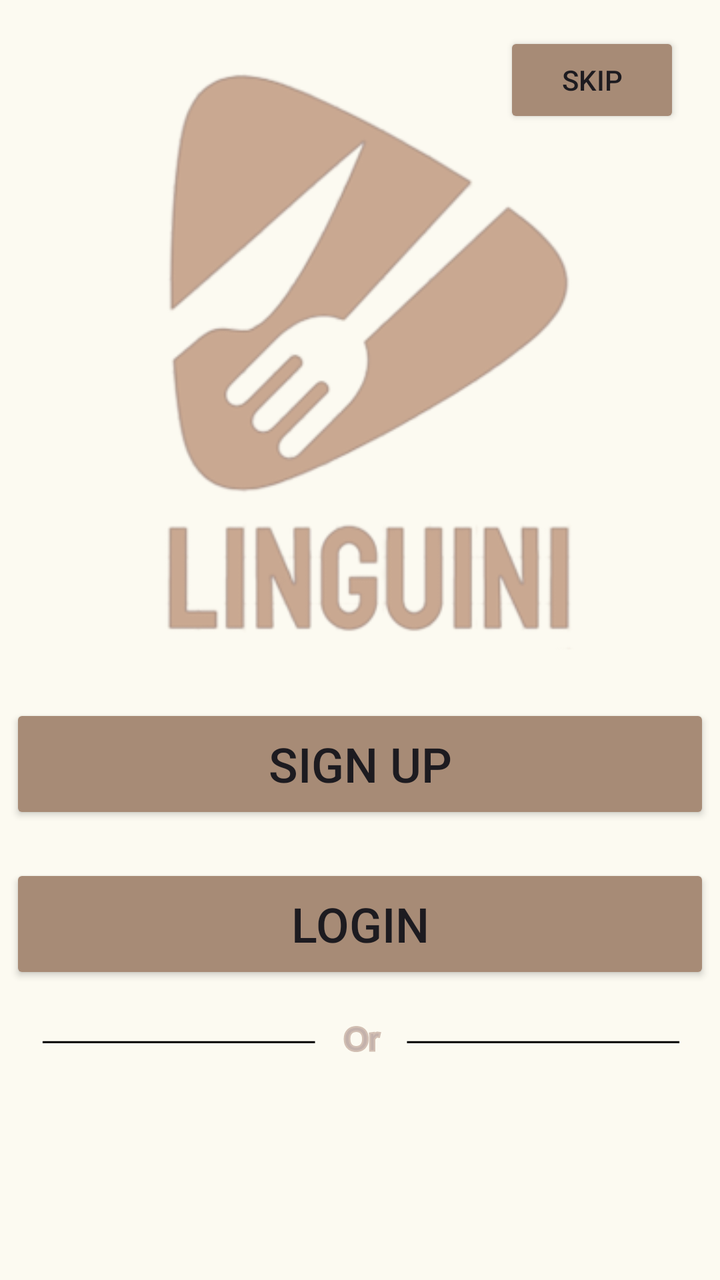
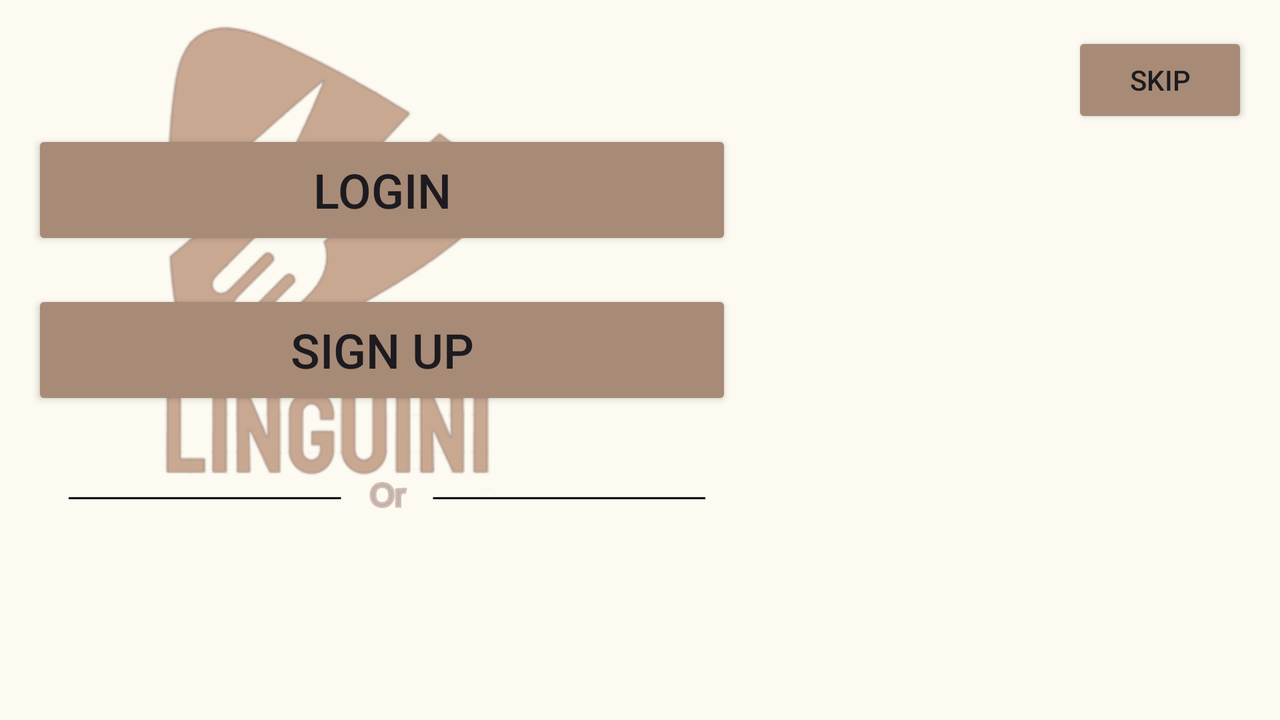

Compare how this app lays out the same screen by default and in its alternative resource folder. The renders come first, then the two layout files and the values they reference.
<!-- AndroidManifest.xml: application theme Theme.Linguini -->
<!-- res/layout/fragment_registeration_fregment.xml -->
<?xml version="1.0" encoding="utf-8"?>
<androidx.constraintlayout.widget.ConstraintLayout xmlns:android="http://schemas.android.com/apk/res/android"
    xmlns:app="http://schemas.android.com/apk/res-auto"
    xmlns:tools="http://schemas.android.com/tools"
    android:id="@+id/frameLayout2"
    android:layout_width="match_parent"
    android:layout_height="match_parent"
    android:background="@color/backGround"
    tools:context=".Registration.RegisterationFregment">

    <ImageView
        android:id="@+id/imageView5"
        android:layout_width="400dp"
        android:layout_height="320dp"
        android:layout_marginTop="16dp"
        android:src="@drawable/logo2"
        app:layout_constraintEnd_toEndOf="parent"
        app:layout_constraintHorizontal_bias="0.454"
        app:layout_constraintStart_toStartOf="parent"
        app:layout_constraintTop_toTopOf="parent" />

    <Button
        android:id="@+id/buttonSignUp"
        android:layout_width="350dp"
        android:layout_height="60dp"
        android:layout_marginTop="16dp"
        android:backgroundTint="@color/primaryColor"
        android:text="@string/btnSignUp"
        android:textSize="24sp"
        app:layout_constraintEnd_toEndOf="parent"
        app:layout_constraintHorizontal_bias="0.5"
        app:layout_constraintStart_toStartOf="parent"
        app:layout_constraintTop_toBottomOf="@+id/imageView5" />

    <Button
        android:id="@+id/buttonLogin"
        android:layout_width="350dp"
        android:layout_height="60dp"
        android:layout_marginTop="20dp"
        android:backgroundTint="@color/primaryColor"
        android:text="@string/btnLogin"
        android:textSize="24sp"
        app:layout_constraintEnd_toEndOf="parent"
        app:layout_constraintHorizontal_bias="0.5"
        app:layout_constraintStart_toStartOf="parent"
        app:layout_constraintTop_toBottomOf="@+id/buttonSignUp" />

    <Button
        android:id="@+id/btnSkip"
        android:layout_width="wrap_content"
        android:layout_height="wrap_content"
        android:layout_marginTop="16dp"
        android:layout_marginEnd="20dp"
        android:backgroundTint="@color/primaryColor"
        android:text="@string/btnSkip"
        app:layout_constraintEnd_toEndOf="parent"
        app:layout_constraintTop_toTopOf="parent" />

    <ImageView
        android:id="@+id/imageGoogle"
        android:layout_width="wrap_content"
        android:layout_height="wrap_content"
        android:layout_marginStart="90dp"
        android:layout_marginTop="43dp"
        android:src="@drawable/google"
        app:layout_constraintStart_toStartOf="parent"
        app:layout_constraintTop_toBottomOf="@+id/imageView9" />

    <ImageView
        android:id="@+id/imageX"
        android:layout_width="46dp"
        android:layout_height="50dp"
        android:layout_marginStart="140dp"
        android:layout_marginTop="43dp"
        android:src="@drawable/twitterx__1_"
        app:layout_constraintStart_toEndOf="@+id/imageGoogle"
        app:layout_constraintTop_toBottomOf="@+id/imageView9" />

    <ImageView
        android:id="@+id/imageView9"
        android:layout_width="375dp"
        android:layout_height="24dp"
        android:layout_marginTop="15dp"
        android:src="@drawable/or_social_signup"
        app:layout_constraintEnd_toEndOf="parent"
        app:layout_constraintHorizontal_bias="0.5"
        app:layout_constraintStart_toStartOf="parent"
        app:layout_constraintTop_toBottomOf="@+id/buttonLogin" />
</androidx.constraintlayout.widget.ConstraintLayout>
<!-- resources referenced by this layout -->
<resources>
  <color name="backGround">#FCFAF1</color>
  <color name="primaryColor">#A78B76</color>
  <!-- drawable logo2: png bitmap (drawable, 37639 bytes) -->
  <!-- drawable or_social_signup: vector/xml drawable (drawable, 8023 chars, omitted) -->
  <string name="btnLogin">Login</string>
  <string name="btnSignUp">Sign Up</string>
  <string name="btnSkip">Skip</string>
  <style name="Theme.Linguini" parent="Base.Theme.Linguini" />
  <style name="Base.Theme.Linguini" parent="Theme.Material3.DayNight.NoActionBar">
          
          
      </style>
</resources>
<!-- res/layout-land/fragment_registeration_fregment.xml (the author's variant of the layout above) -->
<!-- drawn on the phone turned sideways -->
<?xml version="1.0" encoding="utf-8"?>
<androidx.constraintlayout.widget.ConstraintLayout xmlns:android="http://schemas.android.com/apk/res/android"
    xmlns:app="http://schemas.android.com/apk/res-auto"
    xmlns:tools="http://schemas.android.com/tools"
    android:layout_width="match_parent"
    android:layout_height="match_parent"
    android:background="@color/backGround">


    <ImageView
        android:id="@+id/imageView5"
        android:layout_width="324dp"
        android:layout_height="250dp"
        android:src="@drawable/logo2"
        tools:layout_editor_absoluteX="391dp"
        tools:layout_editor_absoluteY="16dp" />

    <Button
        android:id="@+id/buttonSignUp"
        android:layout_width="350dp"
        android:layout_height="60dp"
        android:layout_marginStart="16dp"
        android:layout_marginTop="20dp"
        android:backgroundTint="@color/primaryColor"
        android:text="@string/btnSignUp"
        android:textSize="24sp"
        app:layout_constraintStart_toStartOf="parent"
        app:layout_constraintTop_toBottomOf="@+id/buttonLogin" />

    <Button
        android:id="@+id/buttonLogin"
        android:layout_width="350dp"
        android:layout_height="60dp"
        android:layout_marginStart="16dp"
        android:layout_marginTop="65dp"
        android:backgroundTint="@color/primaryColor"
        android:text="@string/btnLogin"
        android:textSize="24sp"
        app:layout_constraintStart_toStartOf="parent"
        app:layout_constraintTop_toTopOf="parent" />

    <Button
        android:id="@+id/btnSkip"
        android:layout_width="wrap_content"
        android:layout_height="wrap_content"
        android:layout_marginTop="16dp"
        android:layout_marginEnd="16dp"
        android:backgroundTint="@color/primaryColor"
        android:text="@string/btnSkip"
        app:layout_constraintEnd_toEndOf="parent"
        app:layout_constraintTop_toTopOf="parent" />

    <ImageView
        android:id="@+id/imageGoogle"
        android:layout_width="wrap_content"
        android:layout_height="wrap_content"
        android:layout_marginStart="131dp"
        android:layout_marginTop="37dp"
        android:src="@drawable/google"
        app:layout_constraintStart_toEndOf="@+id/imageX"
        app:layout_constraintTop_toBottomOf="@+id/imageView9" />

    <ImageView
        android:id="@+id/imageX"
        android:layout_width="wrap_content"
        android:layout_height="wrap_content"
        android:layout_marginStart="84dp"
        android:layout_marginTop="37dp"
        android:src="@drawable/twitterx__1_"
        app:layout_constraintStart_toStartOf="parent"
        app:layout_constraintTop_toBottomOf="@+id/imageView9" />

    <ImageView
        android:id="@+id/imageView9"
        android:layout_width="375dp"
        android:layout_height="24dp"
        android:layout_marginStart="6dp"
        android:layout_marginTop="30dp"
        android:src="@drawable/or_social_signup"
        app:layout_constraintStart_toStartOf="parent"
        app:layout_constraintTop_toBottomOf="@+id/buttonSignUp" />
</androidx.constraintlayout.widget.ConstraintLayout>
